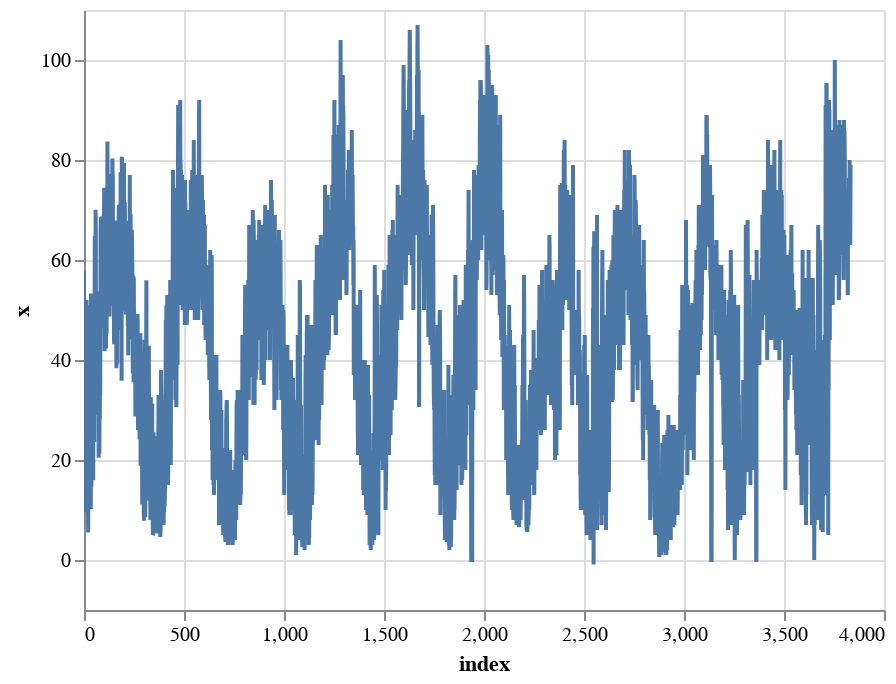

Notebook cell for this chart:
### Code cell
alt.Chart(est03O3_df.reset_index()).mark_line().encode(
    x='index',
    y='x',
).interactive()

### Figure 1 — Vega-Lite specification as saved in the notebook (floating-point values rounded to 4 significant figures; data arrays with more than 128 entries replaced by an {"elided": "..."} marker saying what was removed)
{"config": {"view": {"continuousWidth": 400, "continuousHeight": 300}}, "data": {"name": "data-9c44e2430bf2f424e6122681d7c8944f"}, "mark": "line", "encoding": {"x": {"type": "quantitative", "field": "index"}, "y": {"type": "quantitative", "field": "x"}}, "selection": {"selector002": {"type": "interval", "bind": "scales", "encodings": ["x", "y"]}}, "$schema": "https://vega.github.io/schema/vega-lite/v4.8.1.json", "datasets": {"data-9c44e2430bf2f424e6122681d7c8944f": {"elided": "3834 records"}}}
